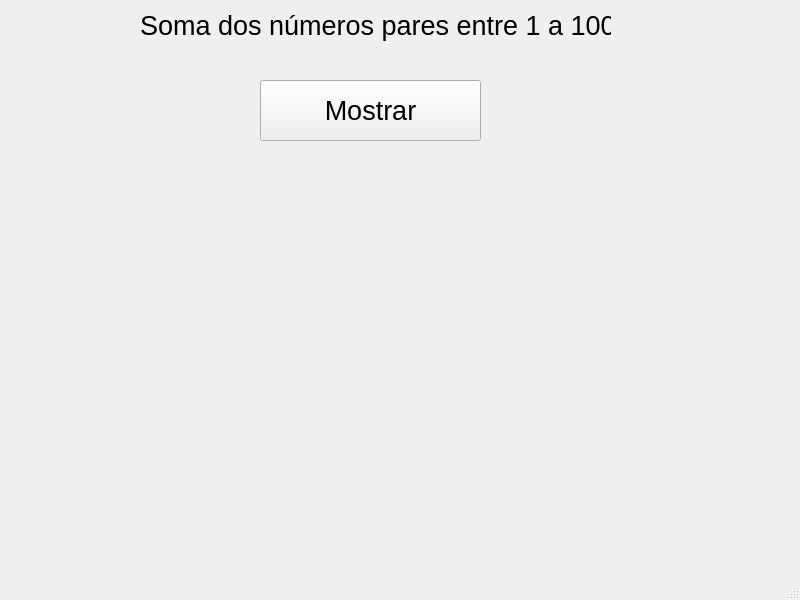
<?xml version="1.0" encoding="UTF-8"?>
<ui version="4.0">
 <class>MainWindow</class>
 <widget class="QMainWindow" name="MainWindow">
  <property name="geometry">
   <rect>
    <x>0</x>
    <y>0</y>
    <width>800</width>
    <height>600</height>
   </rect>
  </property>
  <property name="windowTitle">
   <string>MainWindow</string>
  </property>
  <widget class="QWidget" name="centralwidget">
   <widget class="QPushButton" name="pushButtonMostrar">
    <property name="geometry">
     <rect>
      <x>260</x>
      <y>80</y>
      <width>221</width>
      <height>61</height>
     </rect>
    </property>
    <property name="font">
     <font>
      <pointsize>20</pointsize>
     </font>
    </property>
    <property name="text">
     <string>Mostrar</string>
    </property>
   </widget>
   <widget class="QLabel" name="label">
    <property name="geometry">
     <rect>
      <x>140</x>
      <y>0</y>
      <width>471</width>
      <height>51</height>
     </rect>
    </property>
    <property name="font">
     <font>
      <pointsize>20</pointsize>
     </font>
    </property>
    <property name="text">
     <string>Soma dos números pares entre 1 a 100</string>
    </property>
   </widget>
   <widget class="QLabel" name="labelResultado">
    <property name="geometry">
     <rect>
      <x>140</x>
      <y>160</y>
      <width>461</width>
      <height>351</height>
     </rect>
    </property>
    <property name="font">
     <font>
      <pointsize>20</pointsize>
     </font>
    </property>
    <property name="text">
     <string/>
    </property>
    <property name="alignment">
     <set>Qt::AlignCenter</set>
    </property>
   </widget>
  </widget>
  <widget class="QMenuBar" name="menubar">
   <property name="geometry">
    <rect>
     <x>0</x>
     <y>0</y>
     <width>800</width>
     <height>21</height>
    </rect>
   </property>
  </widget>
  <widget class="QStatusBar" name="statusbar"/>
 </widget>
 <resources/>
 <connections/>
</ui>
